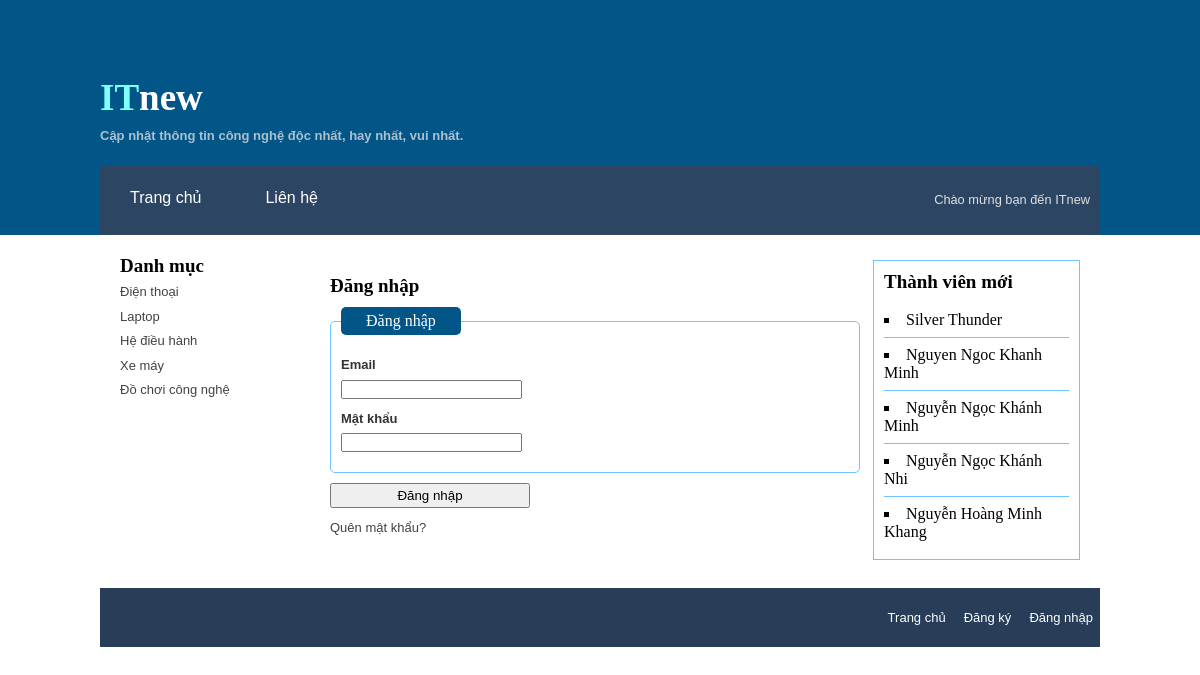
The page /login.php on the database its author committed.
### tables this page shows
CREATE TABLE IF NOT EXISTS `categories` (
`cat_id` int(11) NOT NULL,
  `user_id` int(11) NOT NULL,
  `cat_name` varchar(100) NOT NULL,
  `position` tinyint(4) NOT NULL
);

CREATE TABLE IF NOT EXISTS `users` (
`user_id` int(11) NOT NULL,
  `first_name` varchar(40) NOT NULL,
  `last_name` varchar(40) NOT NULL,
  `email` varchar(60) NOT NULL,
  `pass` varchar(40) NOT NULL,
  `question_security` varchar(100) NOT NULL,
  `website` varchar(60) DEFAULT NULL,
  `facebook` varchar(40) DEFAULT NULL,
  `bio` text,
  `avatar` varchar(100) DEFAULT NULL,
  `user_level` tinyint(4) NOT NULL DEFAULT '2',
  `active` varchar(60) DEFAULT NULL,
  `registration_date` timestamp NOT NULL DEFAULT CURRENT_TIMESTAMP ON UPDATE CURRENT_TIMESTAMP
);

### includes/functions.php (called while the page is built, shortened)
<?php
    function fetch_new_users($order) {
        global $dbc;
        $q = "SELECT * FROM users ORDER BY {$order} DESC LIMIT 5";
        $r = mysqli_query($dbc,$q); confirm_query($r, $q);
        if(mysqli_num_rows($r) > 1) {
            $users = array();
            while($results = mysqli_fetch_array($r, MYSQLI_ASSOC)) {
                $users[] = $results;
			}
			return $users;
		} else {
			return FALSE;
		}
    }

### includes/sidebar-a.php (the view, shortened to what this page needs)
<div id="content-container">
    <div id="section-navigation">
        <h2>Danh mục</h2>
	   <ul class="navi">
            <?php
                if(isset($_GET['cid']) && filter_var($_GET['cid'], FILTER_VALIDATE_INT, array('min_range' => 1))) {
                    $cid = $_GET['cid'];
                } else {
                    $cid = NULL;
                }
                    $q = "SELECT cat_id, cat_name FROM categories ORDER BY position ASC";
                    $r = mysqli_query($dbc, $q);
                    while($cats = mysqli_fetch_array($r, MYSQLI_ASSOC)) {
                        echo "<li><a href='index.php?cid={$cats['cat_id']}'";
                        if($cats['cat_id'] == $cid) {
                            echo "class='selected'";
                        }
                        echo ">". $cats['cat_name'] ."</a></li>";
                    }
            ?>
	   </ul>
</div>

### includes/sidebar-b.php
<div id="aside">
	<div class="box">
        <h2>Thành viên mới</h2>
        <?php $users = fetch_new_users('registration_date');
          foreach ($users as $user) {
            echo "<li>{$user['first_name']} {$user['last_name']}</li>";
            }
         ?>
    </div>
</div>

### css/style.css (style rules this page uses)
* { margin: 0; padding: 0 }
p, label, a { color: #333333; line-height: 1.5; font-size: 13px; font-family:'lucida grande',tahoma,verdana,arial,sans-serif； }
ul { list-style: none; }
a { color: #43423F; text-decoration: none; }
h2 a, h2 { margin: 0; font-size: 19px; font-family: museo, georgia, san-serif; }
#content-container { float: left;width: 1000px; }
#section-navigation { float: left;width: 160px; height: 100%; padding: 20px 0;margin: 0 20px;display: inline; }
#section-navigation ul li { margin: 5px 0px;padding: 0; }
#aside { float: right;width: 207px;padding: 10px 0;margin: 0 20px 0 0; }
.box { margin: 15px 0px; border: 1px solid #6DC2FF; padding: 10px; }
.box h2 { margin: 0px 0px 10px 0px; }
.box li { border-bottom: 1px solid #6DC2FF; padding: 8px 0px; list-style: square inside }
.box li:last-child { border-bottom: none; }

### rows shown on the page
categories: cat_name "Điện thoại"
categories: cat_name "Laptop"
categories: cat_name "Hệ điều hành"
categories: cat_name "Xe máy"
categories: cat_name "Đồ chơi công nghệ"
users: first_name "Silver", last_name "Thunder"
users: first_name "Nguyen Ngoc", last_name "Khanh Minh"
users: first_name "Nguyễn Ngọc", last_name "Khánh Minh"
users: first_name "Nguyễn Ngọc", last_name "Khánh Nhi"
users: first_name "Nguyễn Hoàng", last_name "Minh Khang"
